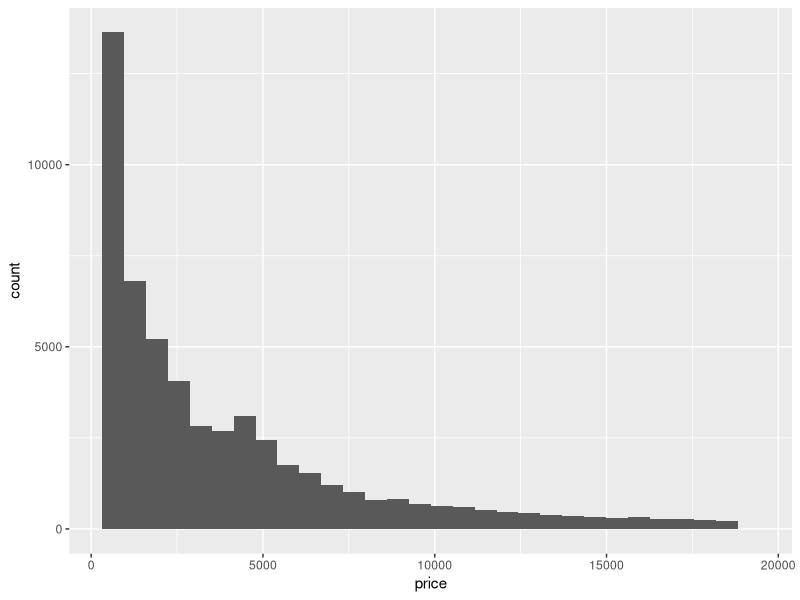
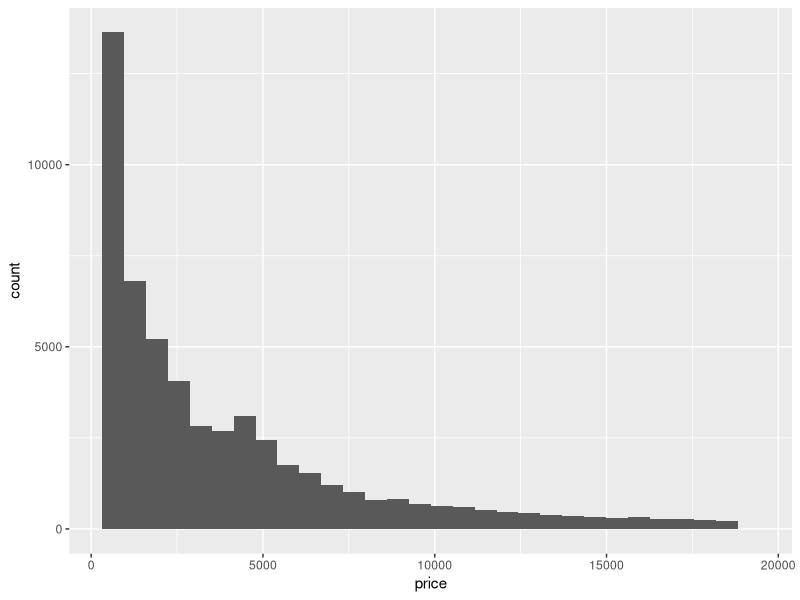
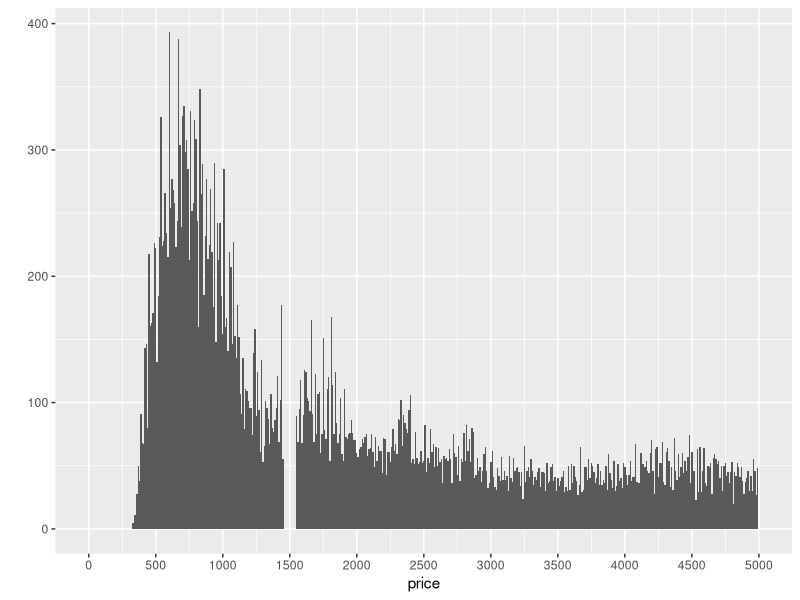
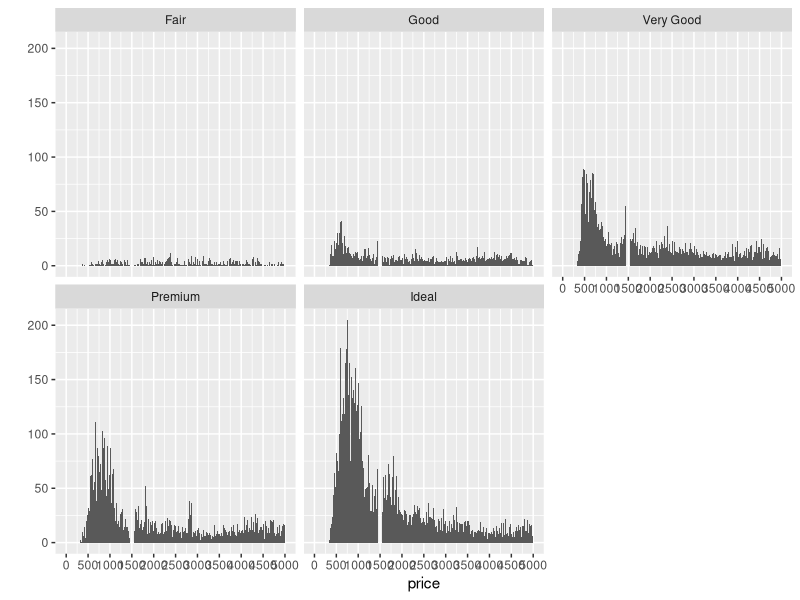
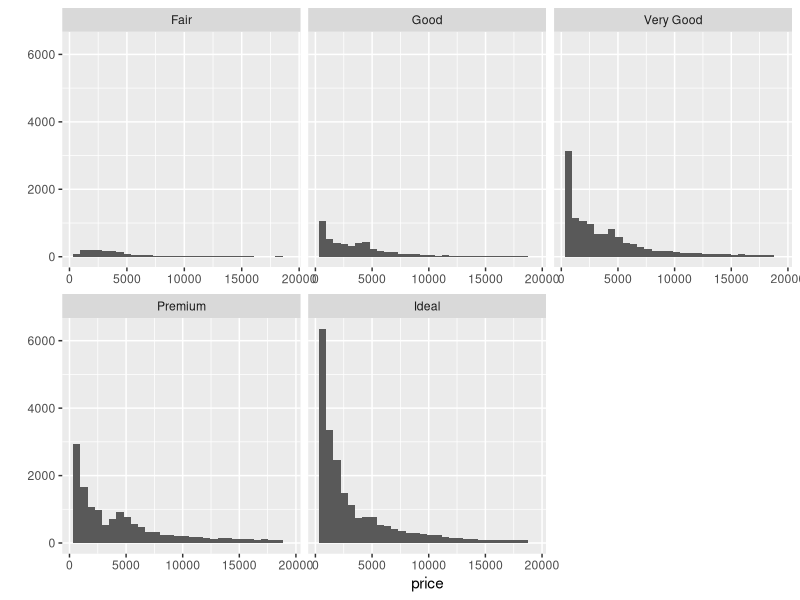
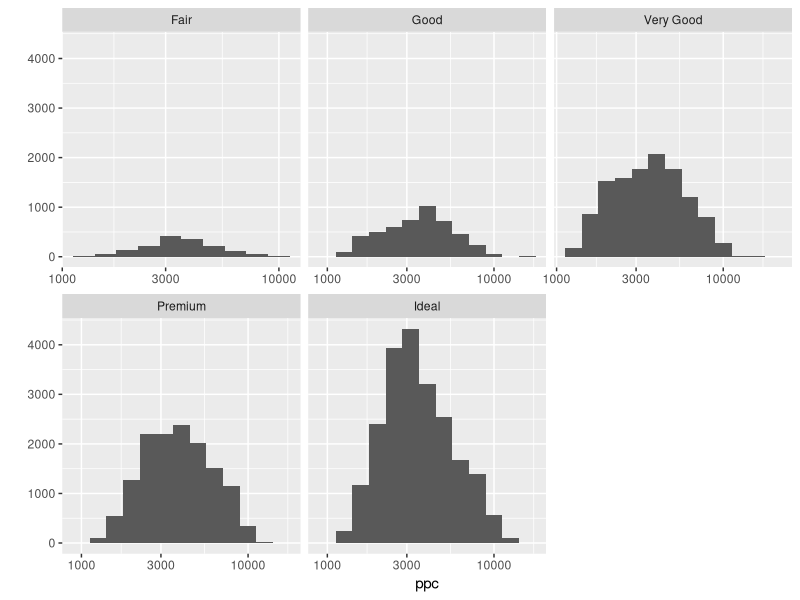
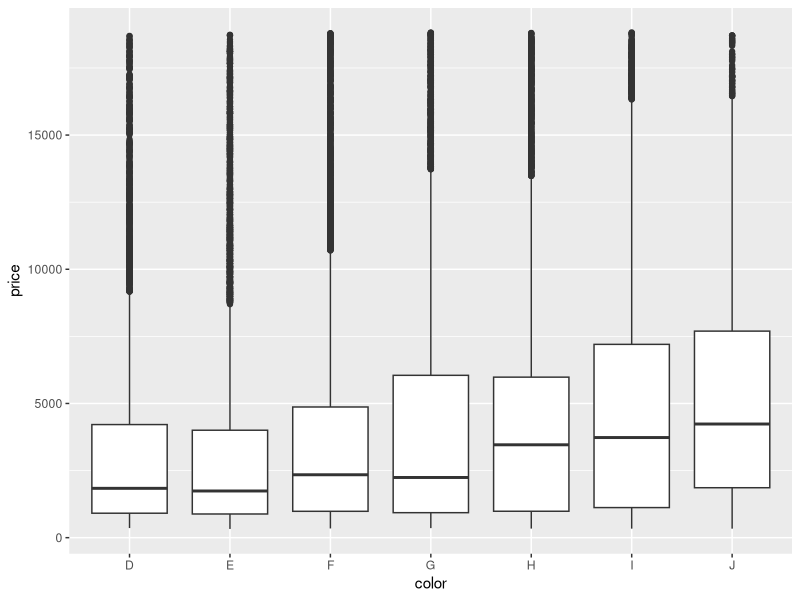
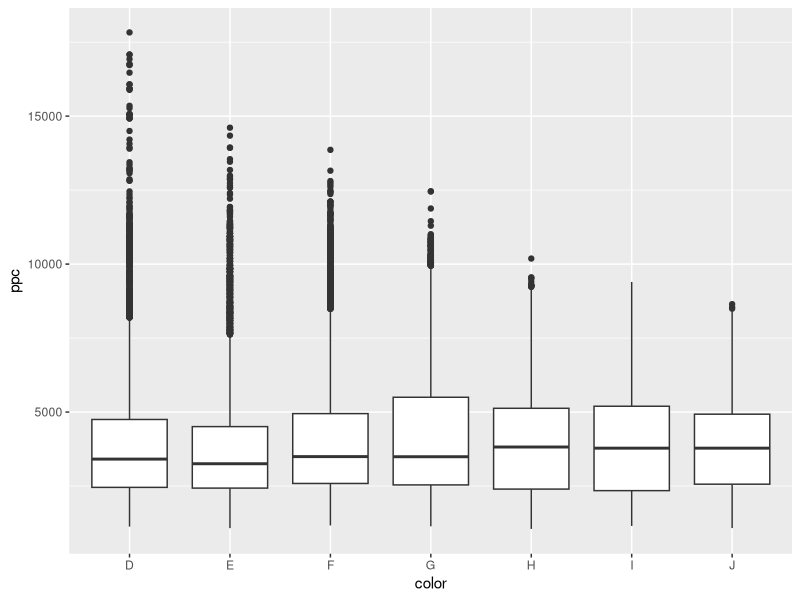

Recreate these plots in R, in order.
############################################
########## SETUP AND FIRST QUIZ ############
############################################

install.packages("ggplot2")
library(ggplot2) #must load the ggplot package first
data(diamonds) #loads the diamonds data set since it comes with the ggplot package

summary(diamonds)
?diamonds

############################################
########## QUIZ: PRICE HISTOGRAM ###########
############################################

ggplot(diamonds, aes(x=price)) + geom_histogram()

summary(diamonds$price)

# The price distribution is long tails / left skewed, with the majority of values well under $2500.

# Summary stats:
# Min. 1st Qu.  Median    Mean 3rd Qu.    Max. 
# 326     950    2401    3933    5324   18823 

# You can see that the median is 2401 (IQR is 950-5324)

############################################
########## QUIZ: DIAMOND COUNTS ############
############################################

# Questions: How many diamonds cost more or less than X price? 

sum(diamonds$price<500)
sum(diamonds$price<250)
sum(diamonds$price>=15000)


##############################################
########## QUIZ: CHEAPER DIAMONDS ############
##############################################

ggplot(diamonds, aes(x=price)) + geom_histogram()

qplot(x=price, data=diamonds, binwidth=10) +
  scale_x_continuous(limits=c(0,5000), breaks=seq(0,5000,500))

ggsave('priceHistogram.png')


#####################################################
########## QUIZ: Price by Cut Histograms ############
#####################################################


qplot(x=price, data=diamonds, binwidth=10) +
  scale_x_continuous(limits=c(0,5000), breaks=seq(0,5000,500)) +
  facet_wrap(~cut)


############################################################
########## QUIZ: Scales and Multiple Histograms ############
############################################################

qplot(x = price, data = diamonds) + facet_wrap(~cut, scales = "free_x")


####################################################
########## QUIZ: Price Per Carat by Cut ############
####################################################

diamonds$ppc <- diamonds$price/diamonds$carat

qplot(x = ppc, data = diamonds, binwidth=0.1) + 
  facet_wrap(~cut, scales = "free_x") + 
  scale_x_log10()


#############################################
########## QUIZ: Price Box Plots ############
#############################################

# Investigate the price of diamonds using box plots,
# numerical summaries, and one of the following categorical
# variables: cut, clarity, or color.

# There won't be a solution video for this
# exercise so go to the discussion thread for either
# BOXPLOTS BY CLARITY, BOXPLOT BY COLOR, or BOXPLOTS BY CUT
# to share you thoughts and to
# see what other people found.

# You can save images by using the ggsave() command.
# ggsave() will save the last plot created.
# For example...
#                  qplot(x = price, data = diamonds)
#                  ggsave('priceHistogram.png')

# ggsave currently recognises the extensions eps/ps, tex (pictex),
# pdf, jpeg, tiff, png, bmp, svg and wmf (windows only).

# Copy and paste all of the code that you used for
# your investigation, and submit it when you are ready.
# =================================================================
 

qplot(y=price, x=color, data=diamonds, geom='boxplot') 

by(diamonds$price, diamonds$color, summary)

ggsave('pricebycutBoxplot.png')


###################################################
########## QUIZ: Price/caret Box Plots ############
###################################################


qplot(y=ppc, x=color, data=diamonds, geom='boxplot') 

by(diamonds$ppc, diamonds$color, summary)


####################################################
########## QUIZ: Carat Frequency Polygon ###########
####################################################

qplot(x = carat, data = diamonds, binwidth=0.01) +
  scale_x_continuous(limits=c(0,3), breaks=seq(0,3,0.1)) 

summary(diamonds$carat)
sum(diamonds$carat==5.0)



###########################################
########## QUIZ: Gapminder Data ###########
###########################################





